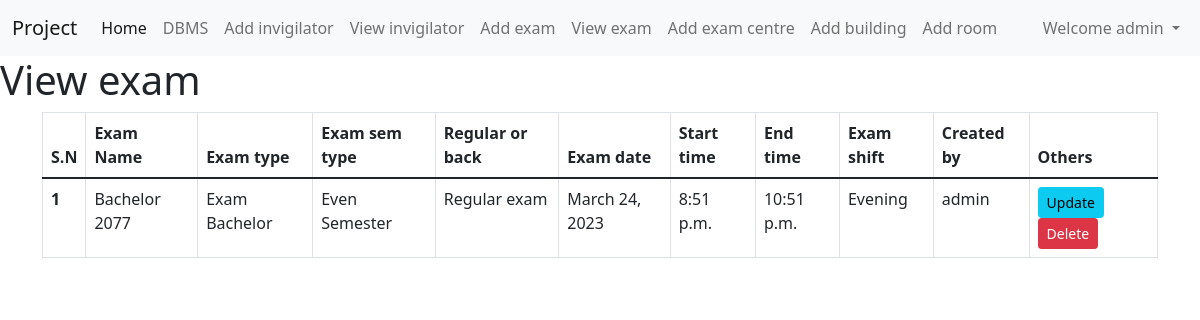
The app's page / (signed in) with its own data.
### home/models.py (models this page shows, shortened)
class Addexam(models.Model):
    profile = models.ForeignKey(Profile,blank=True,null=True, on_delete=models.CASCADE)
    examname=models.CharField(max_length=122)
    examtype=models.CharField(max_length=122)
    examsemtype=models.CharField(max_length=122,blank=True,null=True)
    regularback=models.CharField(max_length=122,blank=True,null=True)
    examdate=models.CharField(max_length=122)
    newexamdate=models.DateField(max_length=122,blank=True, null=True)
    examtime=models.CharField(max_length=122)
    newexamtime=models.TimeField(max_length=122,blank=True, null=True)
    examtime_end=models.CharField(max_length=122,blank=True, null=True)
    newexamtime_end=models.TimeField(max_length=122,blank=True, null=True)
    examshift=models.CharField(max_length=122,blank=True, null=True)
    examdesc=models.TextField()
    examaddbuilding=models.ManyToManyField(Addbuilding,blank=True)
    newaddexamcentre = models.ManyToManyField(Addexamcentre,blank=True)

class Profile(models.Model):
    user = models.OneToOneField(User,null=True,blank=True, on_delete=models.CASCADE)
    file_user = models.FileField( upload_to='profile/uploaded_files/',null=True,blank=True, max_length=100)
    file_generated = models.FileField( upload_to='profile/generated_files/',null=True,blank=True, max_length=100)
    def __str__(self):
        return self.user.username

### home/views.py (the view)
# urls.py: path("",views.viewexam,name='viewexam'),
def viewexam(request):
    addexam_data = Addexam.objects.all()
    exam_data = {
        "addexam_data": addexam_data,
    }
    return render(request, "viewexam.html", exam_data)

### templates/viewexam.html (shortened to what this page needs)
{% extends 'base.html' %}
{% block viewexamcontent %}
<h1>View exam</h1>
<div class="container ">
    <table class="table table-hover table-bordered ">
        <thead>
            <tr>
                <th scope="col">S.N</th>
                <th scope="col">Exam Name</th>
                <th scope="col">Exam type</th>
                <th scope="col">Exam sem type</th>
                <th scope="col">Regular or back</th>
                <th scope="col">Exam date</th>
                <th scope="col">Start time</th>
                <th scope="col">End time</th>
                <th scope="col">Exam shift</th>
                <th scope="col">Created by</th>
                {% if user.is_authenticated %}
                <th scope="col">Others</th>
                {% endif %}
            </tr>
        </thead>
        <tbody>
            {% for n in addexam_data %}
            <tr >
                <th>{{forloop.counter}}</th>
                <td>{{n.examname}}</td>
                <td>{{n.examtype}}</td>
                <td>{{n.examsemtype}}</td>
                <td>{{n.regularback}}</td>
                <td>{{n.newexamdate}}</td>
                <td>{{n.newexamtime}}</td>
                <td>{{n.newexamtime_end}}</td>
                <td>{{n.examshift}}</td>
                <td>{{n.profile}}</td>
                {% if user.is_authenticated and user == n.profile.user %}
                <td>
                    <a href="{% url 'updateexam' n.id %}" ><button class="btn btn-info btn-sm">Update</button></a>
                    <a href="{% url 'deleteexam' n.id %}" ><button class="btn btn-danger btn-sm">Delete</button></a>
                </td>
                {% endif %}
            </tr>
            {% endfor %}
        </tbody>
    </table>
</div>
{% endblock viewexamcontent %}

### templates/base.html (shortened to what this page needs)
<!doctype html>
<html lang="en">
<head>
  <link href="/static/bootstrap.min.css" rel="stylesheet">
</head>
<body>
  <nav class="navbar navbar-expand-lg navbar-light bg-light">
    <div class="container-fluid">
      <a class="navbar-brand" href="/">Project</a>
      <div class="collapse navbar-collapse" id="navbarSupportedContent">
        <ul class="navbar-nav me-auto mb-2 mb-lg-0">
          <li class="nav-item">
            <a class="nav-link active" aria-current="page" href="/">Home</a>
          </li>
          {% if user.is_authenticated %}
          <li class="nav-item">
            <a class="nav-link" href="/dbms">DBMS</a>
          </li>
          <li class="nav-item">
            <a class="nav-link" href="/newapp">Add invigilator</a>
          </li>
          <li class="nav-item">
            <a class="nav-link" href="/viewtable">View invigilator</a>
          </li>
          <li class="nav-item">
            <a class="nav-link" href="/addexam">Add exam</a>
          </li>
          <li class="nav-item">
            <a class="nav-link" href="/viewexam">View exam</a>
          </li>
          <li class="nav-item">
            <a class="nav-link" href="/addexamcentre">Add exam centre</a>
          </li>
          <li class="nav-item">
            <a class="nav-link" href="/addbuilding">Add building</a>
          </li>
          <li class="nav-item">
            <a class="nav-link" href="/addroom">Add room</a>
          </li>
          {% endif %}
        </ul>
        <div class="d-flex">
          {% if user.is_authenticated %}
          <ul class="navbar-nav me-auto mb-2 mb-lg-0">
            <li class="nav-item dropdown">
              <a class="nav-link dropdown-toggle" id="navbarDropdown" role="button" data-bs-toggle="dropdown"
                aria-expanded="false">
                Welcome {{request.user}}
              </a>
            </li>
          </ul>
          {% endif %}
        </div>
      </div>
    </div>
  </nav>
  {% block viewexamcontent %}{% endblock viewexamcontent %}
</body>
</html>

### records on screen
Addexam: examname "Bachelor 2077", examtype "Exam Bachelor", examsemtype "Even Semester", regularback "Regular exam", newexamdate "March 24, 2023", newexamtime "8:51 p.m.", newexamtime_end "10:51 p.m.", examshift "Evening", profile "admin", shows "Update"

### other values on screen
{{ request.user }} "admin"
